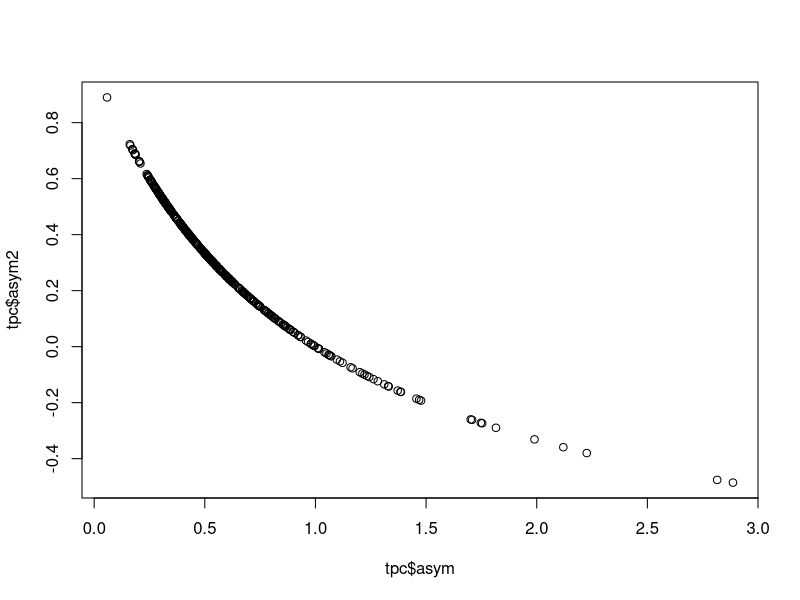
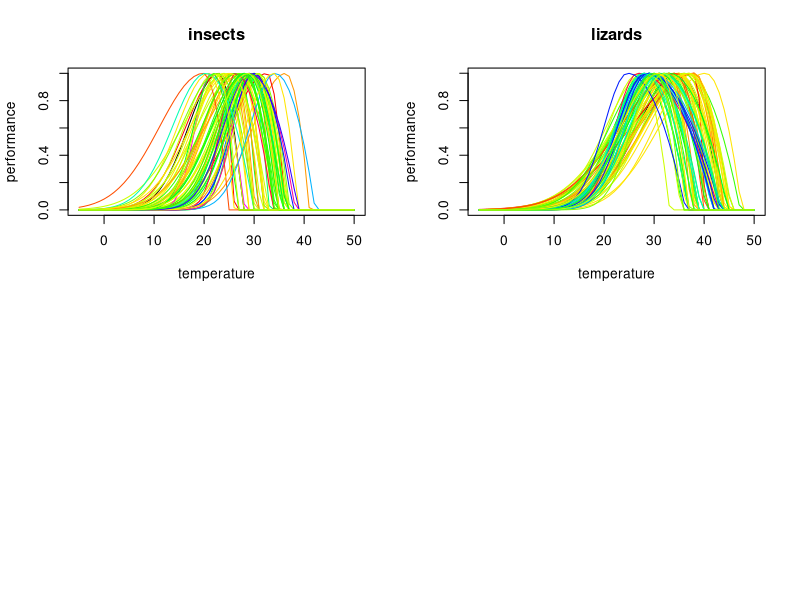

These figures' R source, in order: (Note: this script raises an error after producing the figures.)
library(ggplot2)

#load data
setwd("/Volumes/GoogleDrive/Shared Drives/TrEnCh/Projects/ThermalStress/data/CTlimits/")
tpc=read.csv("tpcs.csv")
#drop data without all metrics
tpc= subset(tpc, !is.na(tpc$CTmin) & !is.na(tpc$Topt) & !is.na(tpc$CTmax) )

#calculate asymetry
tpc$asym= (tpc$CTmax - tpc$Topt)/(tpc$Topt- tpc$CTmin )
tpc$asym2= (2*tpc$Topt-tpc$CTmax - tpc$CTmin)/(tpc$CTmax-tpc$CTmin )
#check relationship of assymetry metrics
plot(tpc$asym,tpc$asym2)

#calculate declining breadth
tpc$CTmax.Topt.breadth= tpc$CTmax - tpc$Topt

#================
#Plots
#PLOT TPCs

#Deutsch et al. TPC
#Performance Curve Function from Deutsch et al. 2008
tpc.plot= function(T,Topt,CTmin, CTmax){
  F=T
  F[]=NA
  sigma= (Topt-CTmin)/4
  F[T<=Topt & !is.na(T)]= exp(-((T[T<=Topt & !is.na(T)]-Topt)/(2*sigma))^2) 
  F[T>Topt & !is.na(T)]= 1- ((T[T>Topt & !is.na(T)]-Topt)/(Topt-CTmax))^2
  #set negetative to zero
  F[F<0]<-0
  
  return(F)
}

temps=-5:50

par(mfrow=c(2,2))
taxas= c("insects","lizards","lizards_Tp","plankton")
for(taxa in 1:4){
  
tpc.sub= tpc[which(tpc$taxa==taxas[taxa]),]
#add a column of color values based on assymetry values
tpc.sub$col <- rainbow(20)[as.numeric(cut(tpc.sub$asym,breaks = 20))]

plot(temps, tpc.plot(temps, Topt=tpc.sub[1,"Topt"] , CTmin=tpc.sub[1,"CTmin"], CTmax=tpc.sub[1,"CTmax"]), type="l", xlab="temperature",ylab="performance", main=taxas[taxa])
for(r in 2:nrow(tpc.sub)) points(temps, tpc.plot(temps, Topt=tpc.sub[r,"Topt"] , CTmin=tpc.sub[r,"CTmin"], CTmax=tpc.sub[r,"CTmax"]), type="l", col=tpc.sub[r,"col"]) 
}

#-----------
#PLOT RELATIONSHIPS
#assymetry vs Topt
ggplot(tpc) + aes(x=Topt, y = asym, color=habitat)+geom_point()+facet_wrap(~taxa) #, scales="free"

#TPC vs assymetry
ggplot(tpc) + aes(x=asym, y = CTmax.Topt.breadth, color=habitat)+geom_point()+facet_wrap(~taxa)
#+geom_smooth(method="lm", se=FALSE)

